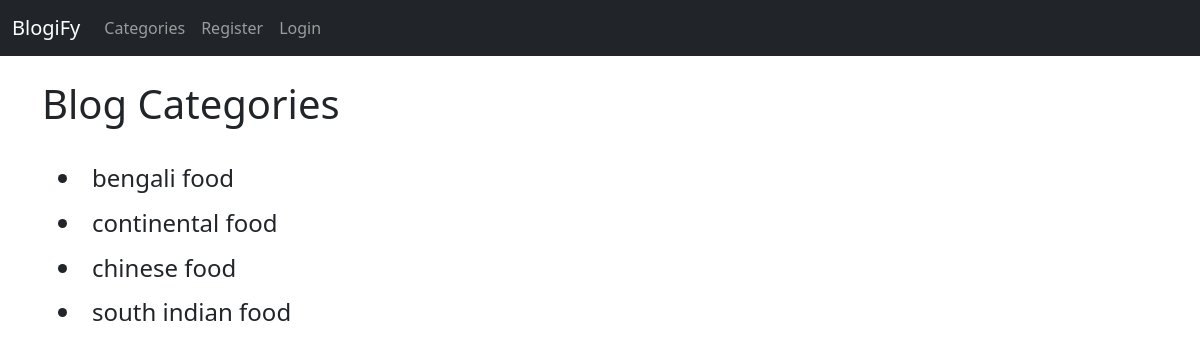
The page /category-list/ on the database its author committed.
### myblogify/models.py (models this page shows, shortened)
class Category(models.Model):
    name = models.CharField(max_length=255)
    def __str__(self):
        return self.name

### myblogify/views.py (the view)
# urls.py: path('category-list/', CategoryListView, name = 'category-list'),
def CategoryListView(request):
    cat_menu_list = Category.objects.all()
    return render(request, 'category_list.html', {'cat_menu_list': cat_menu_list})

### myblogify/templates/category_list.html (shortened to what this page needs)
<!DOCTYPE html>
<html lang="en">
<head>
    {% extends 'base.html' %}
    {% block content %}
    <h1>Blog Categories</h1>
    <br>
    {% for item in cat_menu_list %}
    <h4><a class="dropdown-item" href="{% url 'category' item|slugify %}"><li>{{ item }}</li></a></h4>
    {% endfor %}
    {% endblock %}

### rows shown on the page
Category: name "bengali food"
Category: name "continental food"
Category: name "chinese food"
Category: name "south indian food"
